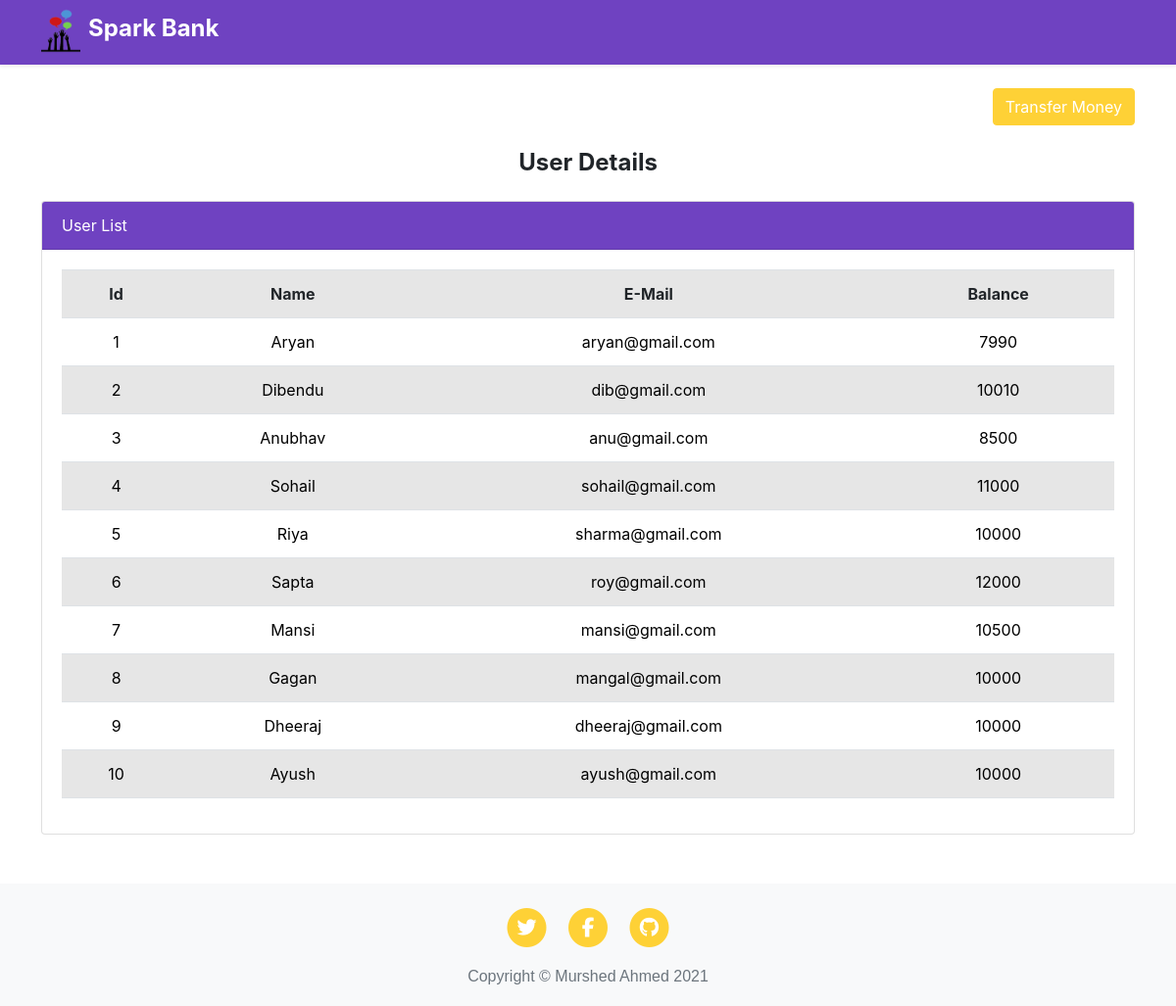
Page /userdetails.php on the committed database.
### tables this page shows
CREATE TABLE `users` (
  `id` int(3) NOT NULL,
  `name` text NOT NULL,
  `email` varchar(30) NOT NULL,
  `balance` int(8) NOT NULL
);

### userdetails.php (the view, shortened to what this page needs)
<!doctype html>
<html lang="en">
  <head>
    <link href="https://cdn.jsdelivr.net/npm/bootstrap@5.0.0-beta1/dist/css/bootstrap.min.css" rel="stylesheet">
    <link rel="stylesheet" href="css/style.css">
    <link rel="stylesheet" href="css/styles.css">
  </head>
  <body>
  <?php
    include 'config.php';
    $sql = "SELECT * FROM users";
    $result = mysqli_query($conn,$sql);
?>
  <div class="container-fluid bg-purple shadow-sm">
        <div class="container pb-2 pt-2">
            <div class="">
            <img src="img/logo.png" alt="logo" style="width:40px;"><span class="text-white h4 pl-2">Spark Bank</span>
            </div>
        </div>
  </div>
  <div class="container mt-4">
        <div class="row">
            <div class="col-md-12 text-right">
                <a href="transfermoney.php" class="btn btn-primary">
                    Transfer Money
                </a>
            </div>
        </div>
    </div>
  <div class="container mt-4 h4 text-center">User Details</div>
  <div class="container mt-4">
        <div class="row">
            <div class="col-md-12">
                <div class="card">
                    <div class="card-header bg-purple text-white">
                        <div class="card-header-title">User List</div>
                    </div>
                    <div class="card-body">
                        <table class="table table-striped" id="studentList">
                        <tbody class="text-center">
                          <tr>
                            <th>Id</th>
                            <th>Name</th>
                            <th>E-Mail</th>
                            <th>Balance</th>
                          </tr>
                <?php
                    while($rows=mysqli_fetch_assoc($result)){
                ?>
                    <tr style="color : black;">
                        <td class=""><?php echo $rows['id'] ?></td>
                        <td class=""><?php echo $rows['name']?></td>
                        <td class=""><?php echo $rows['email']?></td>
                        <td class=""><?php echo $rows['balance']?></td>
                    </tr>
                <?php
                    }
                ?>
            </tbody>
                        </table>
                    </div>
                </div>
            </div>
        </div>
    </div>
  <footer>
    <div class="container">
      <div class="row">
        <div class="col-lg-8 col-md-10 mx-auto">
          <ul class="list-inline text-center">
            <li class="list-inline-item">
              <a href="#">
                <span class="fa-stack fa-lg">
                  <i class="fas fa-circle fa-stack-2x"></i>
                  <i class="fab fa-twitter fa-stack-1x fa-inverse"></i>
                </span>
              </a>
            </li>
            <li class="list-inline-item">
              <a href="#">
                <span class="fa-stack fa-lg">
                  <i class="fas fa-circle fa-stack-2x"></i>
                  <i class="fab fa-facebook-f fa-stack-1x fa-inverse"></i>
                </span>
              </a>
            </li>
            <li class="list-inline-item">
              <a href="#">
                <span class="fa-stack fa-lg">
                  <i class="fas fa-circle fa-stack-2x"></i>
                  <i class="fab fa-github fa-stack-1x fa-inverse"></i>
                </span>
              </a>
            </li>
          </ul>
          <p class="copyright text-muted">Copyright &copy; Murshed Ahmed 2021</p>
        </div>
      </div>
    </div>
  </footer>
  </body>
</html>

### css/style.css (style rules this page uses)
* { padding: 0px; margin: 0px; }
.bg-purple { background-color: #6f42c1; }
a, a:hover { text-decoration: none; }
footer { display: flex; flex-direction: column; align-items: center; justify-content: center; text-align: center; font-family: sans-serif; color: rgb(202, 187, 187); background-color:#f8f9fa!important; margin: 0px; margin-top: 50px; padding-top: 25px; }

### userdetails.php (style rules this page uses)
.bg-purple { background-color: #6f42c1; }

### rows in the picture
users: id "1", name "Aryan", email "aryan@gmail.com", balance "7990"
users: id "2", name "Dibendu", email "dib@gmail.com", balance "10010"
users: id "3", name "Anubhav", email "anu@gmail.com", balance "8500"
users: id "4", name "Sohail", email "sohail@gmail.com", balance "11000"
users: id "5", name "Riya", email "sharma@gmail.com", balance "10000"
users: id "6", name "Sapta", email "roy@gmail.com", balance "12000"
users: id "7", name "Mansi", email "mansi@gmail.com", balance "10500"
users: id "8", name "Gagan", email "mangal@gmail.com", balance "10000"
users: id "9", name "Dheeraj", email "dheeraj@gmail.com", balance "10000"
users: id "10", name "Ayush", email "ayush@gmail.com", balance "10000"
